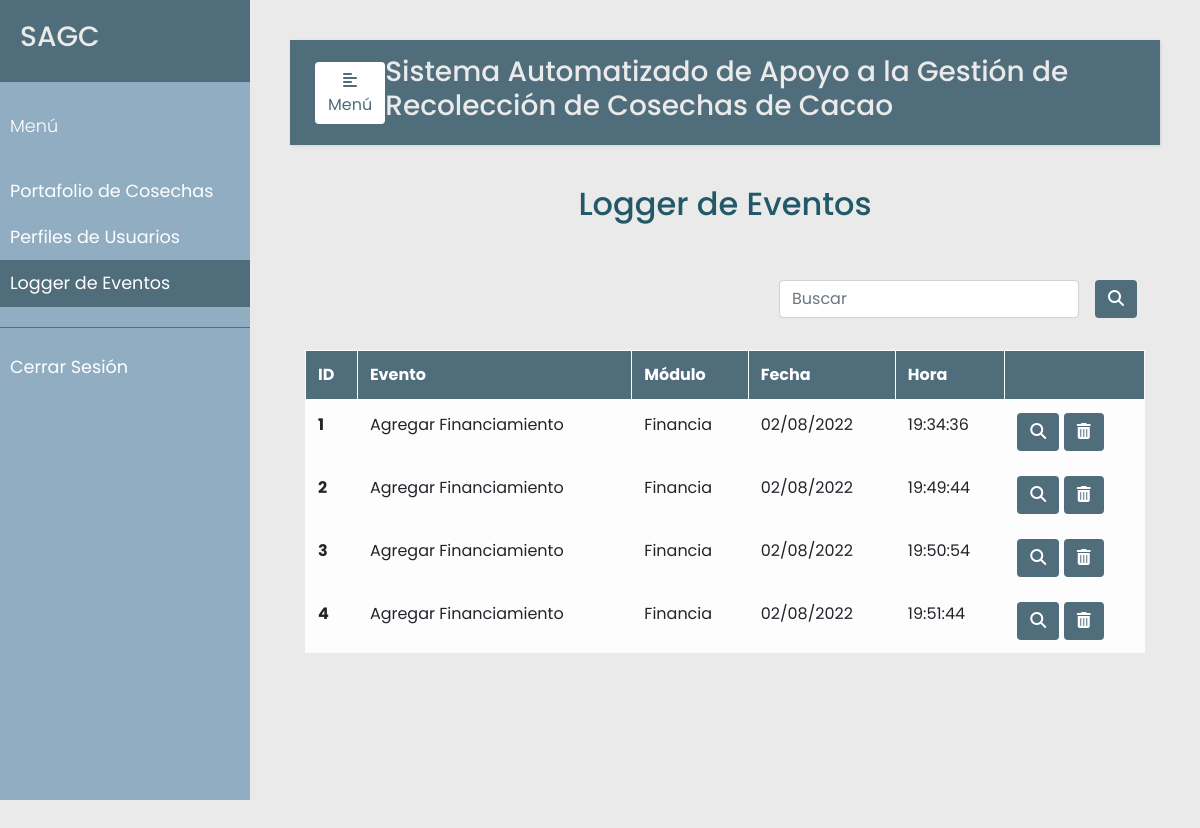
Screenshot of /eventos/ (signed in) with the database file from the repository.
### src/models.py (models this page shows, shortened)
class Evento(db.Model):
    __tablename__ = 'eventos'
    id = db.Column(db.Integer, primary_key=True)
    usuario = db.Column(db.Integer, db.ForeignKey('usuarios.id'), nullable=False)
    evento = db.Column(db.String(120), nullable=False)
    modulo = db.Column(db.String(120), nullable=False)
    fecha = db.Column(db.DateTime, nullable=False)
    descripcion = db.Column(db.String(120), nullable=False)

### src/eventos.py (the view)
@app.route('/eventos/', methods=['GET'])
@login_required
def eventos():
    return render_template('eventos.html', eventos=Evento.query.all())

### src/decoradores.py (called while the page is built)
def login_required(f):
    @wraps(f)
    def wrap(*args, **kwargs):
        if 'logged_in' in session:
            return f(*args, **kwargs)
        else:
            flash('Necesitas iniciar sesión primero')
            return redirect(url_for('login'))
    return wrap

### templates/eventos.html (shortened to what this page needs)
{% extends "base.html" %}
{% set active_page = "eventos" %}
{% block content %}
<section class="vh-100">
    <div class="container h-100">
        <p class="text-center h2 fw-bold mb-5 mx-1 mx-md-4 mt-4">Logger de Eventos</p>
        <div class="d-flex flex-row-reverse bd-highlight">
            <div class="p-2 bd-highlight" style="display:flex; align-content: flex-end;">
              <form action='/eventos/search' method="post" class="form-inline" style="justify-content: flex-end">
                <input class="form-control mr-3 w-75" type="text" placeholder="Buscar" aria-label="Buscar" name="search_evento" value="{{request.form.search_evento}}">
                <button type="submit" id="search_evento" name="action-type" value="search" class="btn" style="color:#fff; background-color:#4F6D7A;">
                  <i class="fas fa-search" aria-hidden="true"></i>
                </button>
              </form>
            </div>
        </div>
        <br/>
        <table class="table table-bordered table-light table-hover">
          <thead>
            <tr>
              <th scope="col">ID</th>
              <th scope="col">Evento</th>
              <th scope="col">Módulo</th>
              <th scope="col">Fecha</th>
              <th scope="col">Hora</th>
              <th scope="col"></th>
            </tr>
          </thead>
          <tbody>
            {% for u in eventos %}
            <tr>
              <th scope="row">{{u.id}}</th>
              <td>{{ u.evento}}</td>
              <td>{{ u.modulo }}</td>
              <td>{{ u.fecha.strftime("%d/%m/%Y") }}</td>
              <td>{{ u.fecha.strftime("%H:%M:%S") }}</td>
              <td>
                <a href="/eventos/{{ u.id }}/detalles">
                  <button type="button" class="btn action" data-toggle="modal"
                    data-placement="bottom" title="Detallar Evento" data-target="#list-modal-{{u.id}}">
                    <i class="fas fa-search" aria-hidden="true"></i>
                  </button>
                </a>
                <button type="button" class="btn action" data-toggle="modal"
                  data-placement="bottom" title="Eliminar Evento" data-target="#delete-modal-{{u.id}}">
                    <i class="fas fa-trash-alt"></i>
                </button>
              </td>
            </tr>
            {% endfor %}
          </tbody>
        </table>
    </div>
</section>
{% endblock %}

### static/css/styles.css (style rules this page uses)
body { font-family: 'Poppins', sans-serif; background: #EAEAEA; }
p { font-family: 'Poppins', sans-serif; font-size: 1.1em; font-weight: 300; line-height: 1.7em; color: #215968; }
a, a:hover, a:focus { color: inherit; text-decoration: none; transition: all 0.3s; }
.btn.action { color:#fff; background-color:#4F6D7A; }
thead { color:#fff; background-color:#4F6D7A; }

### rows the page displays
Evento: id "1", evento "Agregar Financiamiento", modulo "Financia", fecha "02/08/2022", fecha "19:34:36"
Evento: id "2", evento "Agregar Financiamiento", modulo "Financia", fecha "02/08/2022", fecha "19:49:44"
Evento: id "3", evento "Agregar Financiamiento", modulo "Financia", fecha "02/08/2022", fecha "19:50:54"
Evento: id "4", evento "Agregar Financiamiento", modulo "Financia", fecha "02/08/2022", fecha "19:51:44"
